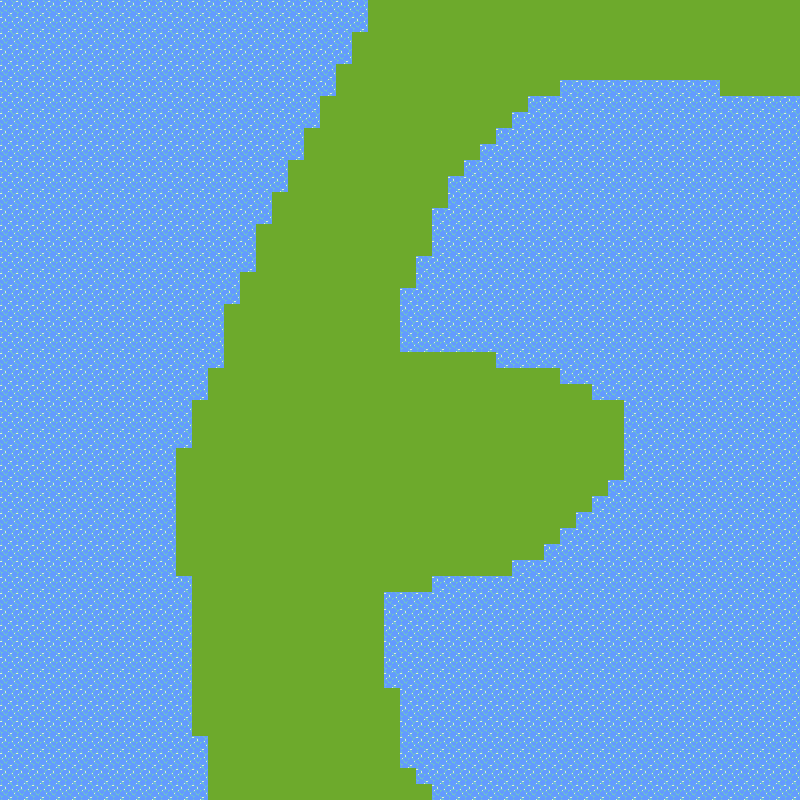

A 2D game scene composited from a Tiled map and its tileset images. What follows is a short description and the map's XML, with every tile layer's data as written:
An orthogonal 50x50 tile map with 16x16 px tiles, 1 tile layer (Tile Layer 1).

<map version="1.0" orientation="orthogonal" renderorder="right-down" width="50" height="50" tilewidth="16" tileheight="16" nextobjectid="1">
 <tileset firstgid="1" name="basictiles" tilewidth="16" tileheight="16" tilecount="120" columns="8">
  <image source="../img/basictiles.png" width="128" height="240" />
 </tileset>
 <layer name="Tile Layer 1" width="50" height="50">
  <data encoding="csv">
30,30,30,30,30,30,30,30,30,30,30,30,30,30,30,30,30,30,30,30,30,30,30,12,12,12,12,12,12,12,12,12,12,12,12,12,12,12,12,12,12,12,12,12,12,12,12,12,12,12,
30,30,30,30,30,30,30,30,30,30,30,30,30,30,30,30,30,30,30,30,30,30,30,12,12,12,12,12,12,12,12,12,12,12,12,12,12,12,12,12,12,12,12,12,12,12,12,12,12,12,
30,30,30,30,30,30,30,30,30,30,30,30,30,30,30,30,30,30,30,30,30,30,12,12,12,12,12,12,12,12,12,12,12,12,12,12,12,12,12,12,12,12,12,12,12,12,12,12,12,12,
30,30,30,30,30,30,30,30,30,30,30,30,30,30,30,30,30,30,30,30,30,30,12,12,12,12,12,12,12,12,12,12,12,12,12,12,12,12,12,12,12,12,12,12,12,12,12,12,12,12,
30,30,30,30,30,30,30,30,30,30,30,30,30,30,30,30,30,30,30,30,30,12,12,12,12,12,12,12,12,12,12,12,12,12,12,12,12,12,12,12,12,12,12,12,12,12,12,12,12,12,
30,30,30,30,30,30,30,30,30,30,30,30,30,30,30,30,30,30,30,30,30,12,12,12,12,12,12,12,12,12,12,12,12,12,12,30,30,30,30,30,30,30,30,30,30,12,12,12,12,12,
30,30,30,30,30,30,30,30,30,30,30,30,30,30,30,30,30,30,30,30,12,12,12,12,12,12,12,12,12,12,12,12,12,30,30,30,30,30,30,30,30,30,30,30,30,30,30,30,30,30,
30,30,30,30,30,30,30,30,30,30,30,30,30,30,30,30,30,30,30,30,12,12,12,12,12,12,12,12,12,12,12,12,30,30,30,30,30,30,30,30,30,30,30,30,30,30,30,30,30,30,
30,30,30,30,30,30,30,30,30,30,30,30,30,30,30,30,30,30,30,12,12,12,12,12,12,12,12,12,12,12,12,30,30,30,30,30,30,30,30,30,30,30,30,30,30,30,30,30,30,30,
30,30,30,30,30,30,30,30,30,30,30,30,30,30,30,30,30,30,30,12,12,12,12,12,12,12,12,12,12,12,30,30,30,30,30,30,30,30,30,30,30,30,30,30,30,30,30,30,30,30,
30,30,30,30,30,30,30,30,30,30,30,30,30,30,30,30,30,30,12,12,12,12,12,12,12,12,12,12,12,30,30,30,30,30,30,30,30,30,30,30,30,30,30,30,30,30,30,30,30,30,
30,30,30,30,30,30,30,30,30,30,30,30,30,30,30,30,30,30,12,12,12,12,12,12,12,12,12,12,30,30,30,30,30,30,30,30,30,30,30,30,30,30,30,30,30,30,30,30,30,30,
30,30,30,30,30,30,30,30,30,30,30,30,30,30,30,30,30,12,12,12,12,12,12,12,12,12,12,12,30,30,30,30,30,30,30,30,30,30,30,30,30,30,30,30,30,30,30,30,30,30,
30,30,30,30,30,30,30,30,30,30,30,30,30,30,30,30,30,12,12,12,12,12,12,12,12,12,12,30,30,30,30,30,30,30,30,30,30,30,30,30,30,30,30,30,30,30,30,30,30,30,
30,30,30,30,30,30,30,30,30,30,30,30,30,30,30,30,12,12,12,12,12,12,12,12,12,12,12,30,30,30,30,30,30,30,30,30,30,30,30,30,30,30,30,30,30,30,30,30,30,30,
30,30,30,30,30,30,30,30,30,30,30,30,30,30,30,30,12,12,12,12,12,12,12,12,12,12,12,30,30,30,30,30,30,30,30,30,30,30,30,30,30,30,30,30,30,30,30,30,30,30,
30,30,30,30,30,30,30,30,30,30,30,30,30,30,30,30,12,12,12,12,12,12,12,12,12,12,30,30,30,30,30,30,30,30,30,30,30,30,30,30,30,30,30,30,30,30,30,30,30,30,
30,30,30,30,30,30,30,30,30,30,30,30,30,30,30,12,12,12,12,12,12,12,12,12,12,12,30,30,30,30,30,30,30,30,30,30,30,30,30,30,30,30,30,30,30,30,30,30,30,30,
30,30,30,30,30,30,30,30,30,30,30,30,30,30,30,12,12,12,12,12,12,12,12,12,12,30,30,30,30,30,30,30,30,30,30,30,30,30,30,30,30,30,30,30,30,30,30,30,30,30,
30,30,30,30,30,30,30,30,30,30,30,30,30,30,12,12,12,12,12,12,12,12,12,12,12,30,30,30,30,30,30,30,30,30,30,30,30,30,30,30,30,30,30,30,30,30,30,30,30,30,
30,30,30,30,30,30,30,30,30,30,30,30,30,30,12,12,12,12,12,12,12,12,12,12,12,30,30,30,30,30,30,30,30,30,30,30,30,30,30,30,30,30,30,30,30,30,30,30,30,30,
30,30,30,30,30,30,30,30,30,30,30,30,30,30,12,12,12,12,12,12,12,12,12,12,12,30,30,30,30,30,30,30,30,30,30,30,30,30,30,30,30,30,30,30,30,30,30,30,30,30,
30,30,30,30,30,30,30,30,30,30,30,30,30,30,12,12,12,12,12,12,12,12,12,12,12,12,12,12,12,12,12,30,30,30,30,30,30,30,30,30,30,30,30,30,30,30,30,30,30,30,
30,30,30,30,30,30,30,30,30,30,30,30,30,12,12,12,12,12,12,12,12,12,12,12,12,12,12,12,12,12,12,12,12,12,12,30,30,30,30,30,30,30,30,30,30,30,30,30,30,30,
30,30,30,30,30,30,30,30,30,30,30,30,30,12,12,12,12,12,12,12,12,12,12,12,12,12,12,12,12,12,12,12,12,12,12,12,12,30,30,30,30,30,30,30,30,30,30,30,30,30,
30,30,30,30,30,30,30,30,30,30,30,30,12,12,12,12,12,12,12,12,12,12,12,12,12,12,12,12,12,12,12,12,12,12,12,12,12,12,12,30,30,30,30,30,30,30,30,30,30,30,
30,30,30,30,30,30,30,30,30,30,30,30,12,12,12,12,12,12,12,12,12,12,12,12,12,12,12,12,12,12,12,12,12,12,12,12,12,12,12,30,30,30,30,30,30,30,30,30,30,30,
30,30,30,30,30,30,30,30,30,30,30,30,12,12,12,12,12,12,12,12,12,12,12,12,12,12,12,12,12,12,12,12,12,12,12,12,12,12,12,30,30,30,30,30,30,30,30,30,30,30,
30,30,30,30,30,30,30,30,30,30,30,12,12,12,12,12,12,12,12,12,12,12,12,12,12,12,12,12,12,12,12,12,12,12,12,12,12,12,12,30,30,30,30,30,30,30,30,30,30,30,
30,30,30,30,30,30,30,30,30,30,30,12,12,12,12,12,12,12,12,12,12,12,12,12,12,12,12,12,12,12,12,12,12,12,12,12,12,12,12,30,30,30,30,30,30,30,30,30,30,30,
30,30,30,30,30,30,30,30,30,30,30,12,12,12,12,12,12,12,12,12,12,12,12,12,12,12,12,12,12,12,12,12,12,12,12,12,12,12,30,30,30,30,30,30,30,30,30,30,30,30,
30,30,30,30,30,30,30,30,30,30,30,12,12,12,12,12,12,12,12,12,12,12,12,12,12,12,12,12,12,12,12,12,12,12,12,12,12,30,30,30,30,30,30,30,30,30,30,30,30,30,
30,30,30,30,30,30,30,30,30,30,30,12,12,12,12,12,12,12,12,12,12,12,12,12,12,12,12,12,12,12,12,12,12,12,12,12,30,30,30,30,30,30,30,30,30,30,30,30,30,30,
30,30,30,30,30,30,30,30,30,30,30,12,12,12,12,12,12,12,12,12,12,12,12,12,12,12,12,12,12,12,12,12,12,12,12,30,30,30,30,30,30,30,30,30,30,30,30,30,30,30,
30,30,30,30,30,30,30,30,30,30,30,12,12,12,12,12,12,12,12,12,12,12,12,12,12,12,12,12,12,12,12,12,12,12,30,30,30,30,30,30,30,30,30,30,30,30,30,30,30,30,
30,30,30,30,30,30,30,30,30,30,30,12,12,12,12,12,12,12,12,12,12,12,12,12,12,12,12,12,12,12,12,12,30,30,30,30,30,30,30,30,30,30,30,30,30,30,30,30,30,30,
30,30,30,30,30,30,30,30,30,30,30,30,12,12,12,12,12,12,12,12,12,12,12,12,12,12,12,30,30,30,30,30,30,30,30,30,30,30,30,30,30,30,30,30,30,30,30,30,30,30,
30,30,30,30,30,30,30,30,30,30,30,30,12,12,12,12,12,12,12,12,12,12,12,12,30,30,30,30,30,30,30,30,30,30,30,30,30,30,30,30,30,30,30,30,30,30,30,30,30,30,
30,30,30,30,30,30,30,30,30,30,30,30,12,12,12,12,12,12,12,12,12,12,12,12,30,30,30,30,30,30,30,30,30,30,30,30,30,30,30,30,30,30,30,30,30,30,30,30,30,30,
30,30,30,30,30,30,30,30,30,30,30,30,12,12,12,12,12,12,12,12,12,12,12,12,30,30,30,30,30,30,30,30,30,30,30,30,30,30,30,30,30,30,30,30,30,30,30,30,30,30,
30,30,30,30,30,30,30,30,30,30,30,30,12,12,12,12,12,12,12,12,12,12,12,12,30,30,30,30,30,30,30,30,30,30,30,30,30,30,30,30,30,30,30,30,30,30,30,30,30,30,
30,30,30,30,30,30,30,30,30,30,30,30,12,12,12,12,12,12,12,12,12,12,12,12,30,30,30,30,30,30,30,30,30,30,30,30,30,30,30,30,30,30,30,30,30,30,30,30,30,30,
30,30,30,30,30,30,30,30,30,30,30,30,12,12,12,12,12,12,12,12,12,12,12,12,30,30,30,30,30,30,30,30,30,30,30,30,30,30,30,30,30,30,30,30,30,30,30,30,30,30,
30,30,30,30,30,30,30,30,30,30,30,30,12,12,12,12,12,12,12,12,12,12,12,12,12,30,30,30,30,30,30,30,30,30,30,30,30,30,30,30,30,30,30,30,30,30,30,30,30,30,
30,30,30,30,30,30,30,30,30,30,30,30,12,12,12,12,12,12,12,12,12,12,12,12,12,30,30,30,30,30,30,30,30,30,30,30,30,30,30,30,30,30,30,30,30,30,30,30,30,30,
30,30,30,30,30,30,30,30,30,30,30,30,12,12,12,12,12,12,12,12,12,12,12,12,12,30,30,30,30,30,30,30,30,30,30,30,30,30,30,30,30,30,30,30,30,30,30,30,30,30,
30,30,30,30,30,30,30,30,30,30,30,30,30,12,12,12,12,12,12,12,12,12,12,12,12,30,30,30,30,30,30,30,30,30,30,30,30,30,30,30,30,30,30,30,30,30,30,30,30,30,
30,30,30,30,30,30,30,30,30,30,30,30,30,12,12,12,12,12,12,12,12,12,12,12,12,30,30,30,30,30,30,30,30,30,30,30,30,30,30,30,30,30,30,30,30,30,30,30,30,30,
30,30,30,30,30,30,30,30,30,30,30,30,30,12,12,12,12,12,12,12,12,12,12,12,12,12,30,30,30,30,30,30,30,30,30,30,30,30,30,30,30,30,30,30,30,30,30,30,30,30,
30,30,30,30,30,30,30,30,30,30,30,30,30,12,12,12,12,12,12,12,12,12,12,12,12,12,12,30,30,30,30,30,30,30,30,30,30,30,30,30,30,30,30,30,30,30,30,30,30,30
</data>
 </layer>
</map>